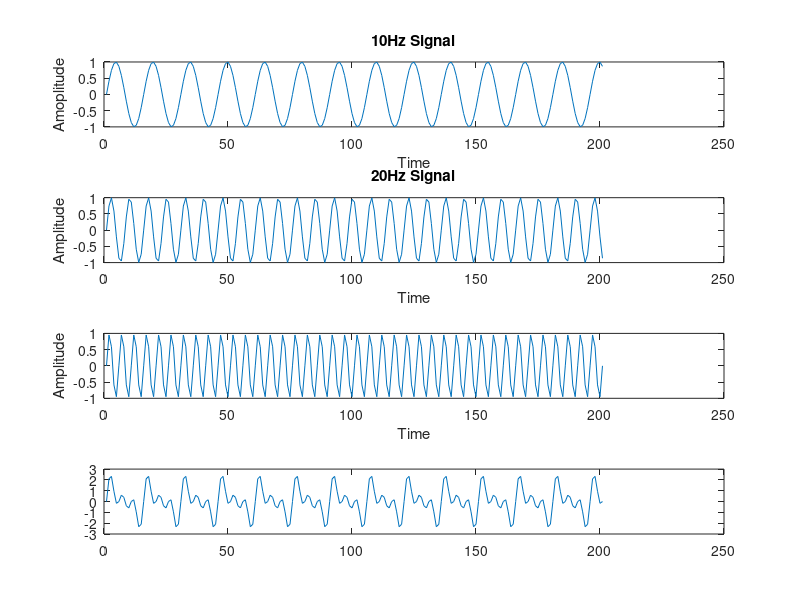
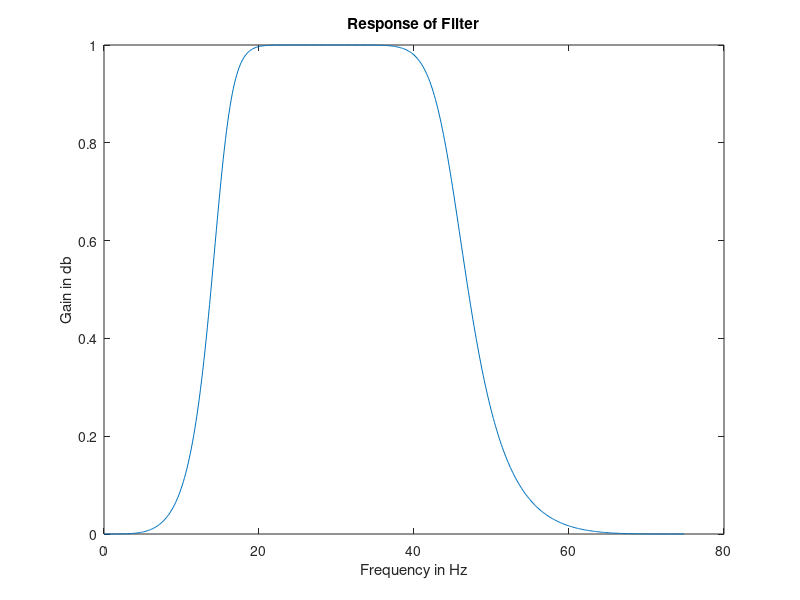
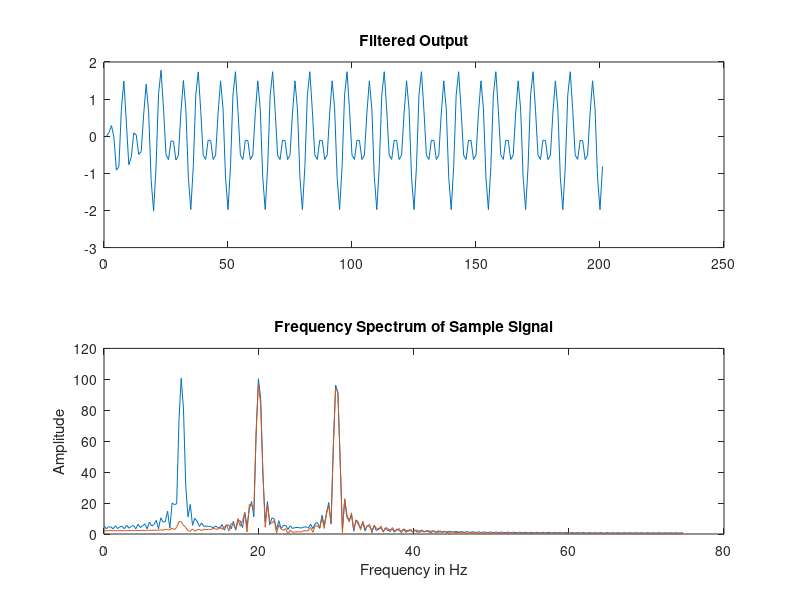

MATLAB code to generate these figures, in order:
clc
clear all 
close all

t = 0:200;
fs = 150;
N = 256;
s1 = sin(2*pi*10*t/fs);
subplot(4,1,1);
plot(s1);
title('10Hz Signal');
xlabel('Time');
ylabel('Amoplitude');
s2 = sin(2*pi*20*t/fs);
subplot(4,1,2);
plot(s2);
title('20Hz Signal');
xlabel('Time');
ylabel('Amplitude');
s3 = sin(2*pi*30*t/fs);
subplot(4,1,3);
plot(s3);
xlabel('Time');
ylabel("Amplitude");
s4 = s1+s2+s3;
subplot(4,1,4);
plot(s4);

%IIR BANDPASS FILTER(BUTTERWORTH FILTER)
[b,a] = butter(4,[15 45]*2/fs);
[h,w] = freqz(b,a,512);
figure(2);
plot(w*fs/(2*pi),abs(h));
xlabel('Frequency in Hz');
ylabel('Gain in db');
title('Response of Filter');
sf = filter(b,a,s4);
figure(3);
subplot(2,1,1);
plot(sf);
title('Filtered Output');
y = fft(s4,512);
y1 = fft(sf,512);
p = ((0:255)/256*fs/2);
subplot(2,1,2);
plot(p,abs([y(1:256)',y1(1:256)']));
title('Frequency Spectrum of Sample Signal');
xlabel('Frequency in Hz');
ylabel('Amplitude');